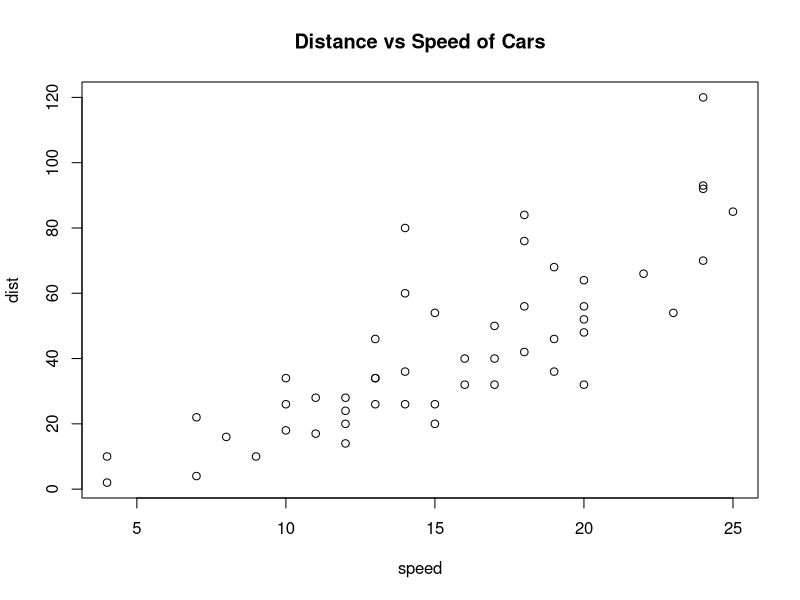

Here is the R script that generated this plot:
## ---- chunk 1
plot(cars, main="Distance vs Speed of Cars")
## ---- chunk 2
x <- 1:5
y = 6:10
x + 2 * y - 3
## ---- chunk 3
a <<- exp(exp(1))
assign("my_local_variable", 9 ^ 3 + 10 ^ 3)
assign("my_global_variable", 1 ^ 3 + 12 ^ 3, globalenv())
## ---- chunk 4
c(Inf + 1, Inf - 1, Inf - Inf)
c(1 / Inf, Inf / 1, Inf / Inf)
c(sqrt(Inf), sin(Inf))
c(log(Inf), log(Inf, base = Inf))
c(NA + 1, NA * 5, NA + Inf)
## ---- chunk 5
x <- c(0, Inf, -Inf, NaN, NA)
is.finite(x)
is.infinite(x)
is.nan(x)
is.na(x)
## ---- chunk 6
(x <- 1:10 >= 5)
(y <- 1:10 %% 2 == 0)
x & y
x | y
## ---- chunk 7
x <- c(TRUE, FALSE, NA) #the three logical values
xy <- expand.grid(x = x, y = x) #get all combinations of x and y
within( #make the next assignments within xy
  xy,
  {
    and <- x & y
    or <- x | y
    not.y <- !y
    not.x <- !x
  }
)
## ---- chunk 8
class(sqrt(1:10))
class(3 + 1i) #"i" creates imaginary components of complex numbers
class(1) #although this is a whole number, it has class numeric
class(1L) #add a suffix of "L" to make the number an integer
class(0.5:4.5) #the colon operator returns a value that is numeric...
class(1:5) #unless all its values are whole numbers
## ---- chunk 9
class(c("she", "sells", "seashells", "on", "the", "sea", "shore"))
(gender <- factor(c("male", "female", "female", "male", "female")))
## ---- chunk 10
levels(gender)
nlevels(gender)
## ---- chunk 11
if(!is(x, "some_class"))
{
#some corrective measure
}
## ---- chunk 12
is.character("red lorry, yellow lorry")
is.logical(FALSE)
is.list(list(a = 1, b = 2))
## ---- chunk 13
ls(pattern = "^is", baseenv())
## ---- chunk 14
is.numeric(1)
is.numeric(1L)
is.integer(1)
is.integer(1L)
is.double(1)
is.double(1L)
## ---- chunk 15
x <- "123.456"
as(x, "numeric")
as.numeric(x)
## ---- chunk 16
y <- c(2, 12, 343, 34997) #See http://oeis.org/A192892
as.data.frame(y)
## ---- chunk 17
ulams_spiral <- c(1, 8, 23, 46, 77) #See http://oeis.org/A033951
for(i in ulams_spiral) print(i)
print(ulams_spiral)
## ---- chunk 18
seq.int(3, 12)
seq.int(3, 12, 2)
seq.int(0.1, 0.01, -0.01)

n <- 0
1:n
## ---- chunk 19
pp <- c("Peter", "Piper", "picked", "a", "peck", "of", "pickled", "peppers")
for(i in seq_along(pp)) print(pp[i])
## ---- chunk 20
poincare <- c(1, 0, 0, 0, 2, 0, 2, 0) #See http://oeis.org/A051629
length(poincare)
length(poincare) <- 3
poincare
## ---- chunk 21
c(apple = 1, banana = 2, "kiwi fruit" = 3, 4)
x <- 1:4
names(x) <- c("apple", "bananas", "kiwi fruit", "")
x
## ---- chunk 22
names(x)
## ---- chunk 23
x <- (1:5) ^ 2

x[c(1, 3, 5)]
x[c(-2, -4)]
x[c(TRUE, FALSE, TRUE, FALSE, TRUE)]
## ---- chunk 24
names(x) <- c("one", "four", "nine", "sixteen", "twenty five")
x[c("one", "nine", "twenty five")]
## ---- chunk 25
x[c(1, NA, 5)]
x[c(TRUE, FALSE, NA, FALSE, TRUE)]
## ---- chunk 26
rep(1:5, 3)
rep(1:5, each = 3)
rep(1:5, times = 1:5)
rep(1:5, length.out = 7)
## ---- chunk 27
rep.int(1:5, 3) # the same as rep(1:5, 3)
